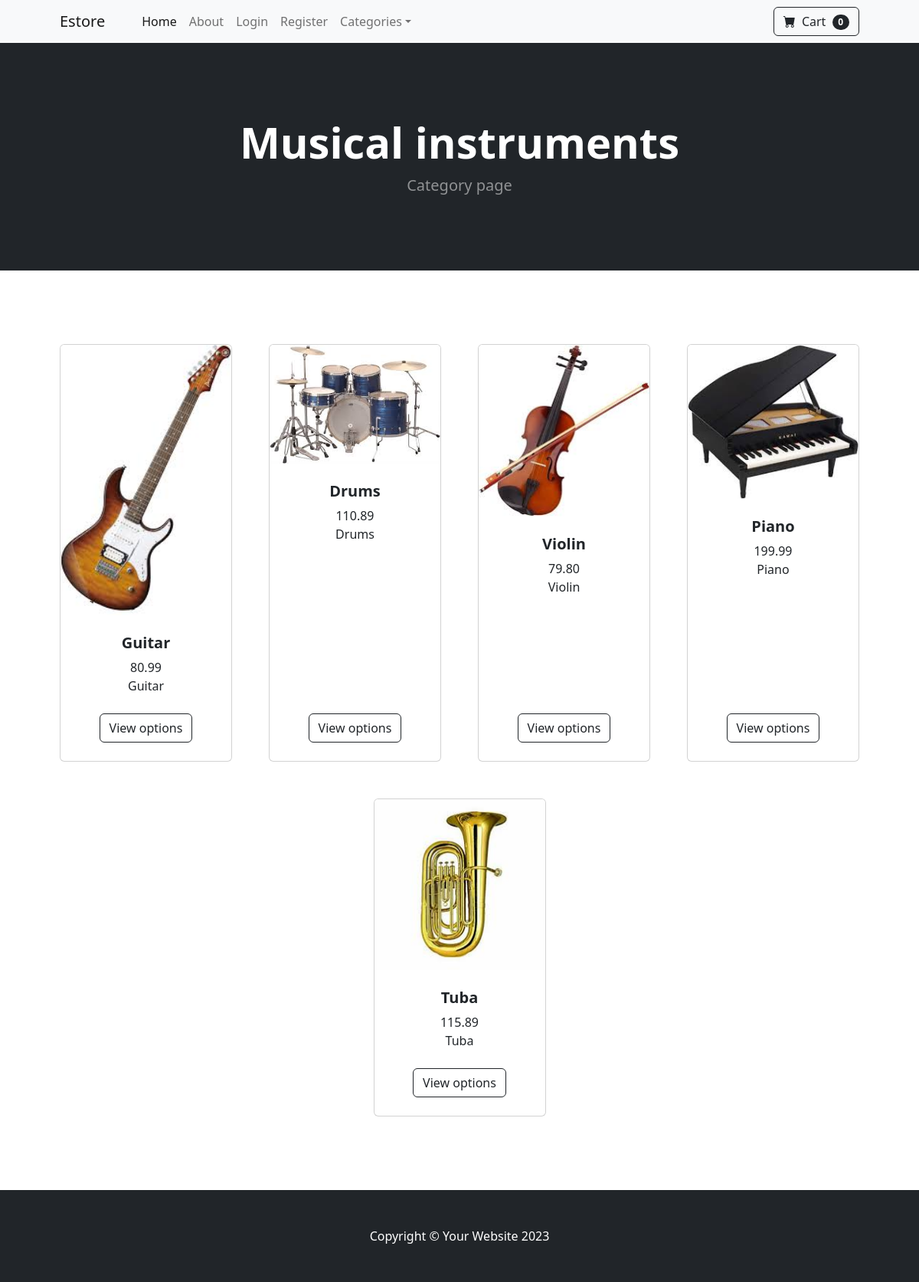
/category/Musical instruments/, run on an earlier commit of the app's database.
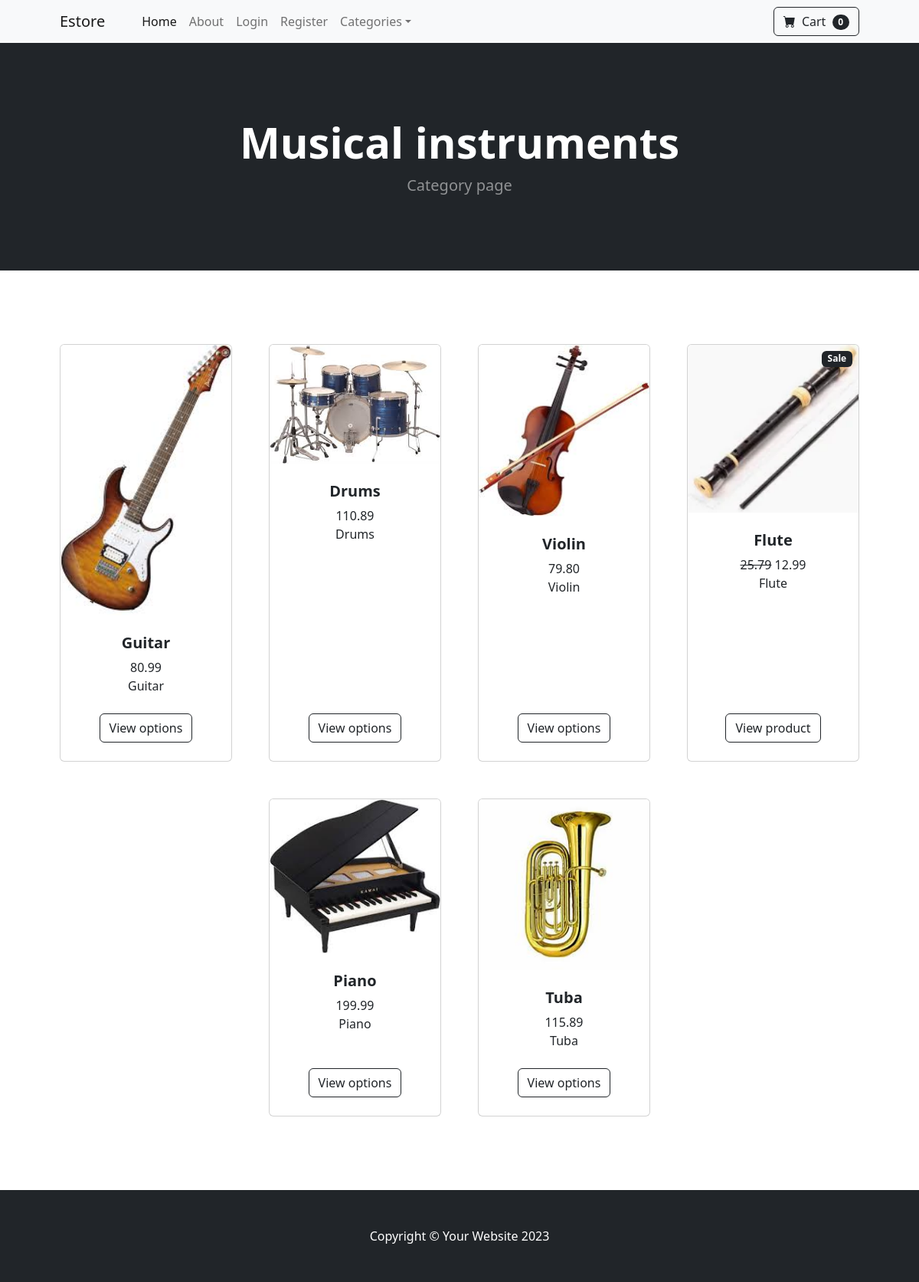
And on a later commit of the database.
### Estore/models.py (models this page shows, shortened)
class Product(models.Model):
    name = models.CharField(max_length=100)
    price = models.DecimalField(default=0, decimal_places=2, max_digits=7)
    category = models.ForeignKey(Category,on_delete=models.CASCADE,default = 1)
    description = models.CharField(max_length=1000,default = '',blank=True, null=True)
    image = models.ImageField(upload_to='upload/product/')
    is_sale = models.BooleanField(default = False)
    sale_price = models.DecimalField(default = 0 ,decimal_places= 2, max_digits=7)

### Estore/views.py (the view)
# urls.py: path('category/<str:nm>/',views.category, name="category"),
def category(request,nm):
    nm = nm.replace('-',' ')
    try:
        category = Category.objects.get(name = nm)
        products =Product.objects.filter(category  = category)
        return render(request, 'category.html',{'category':category, 'products':products})
    except:
        messages.error(request,('This category does not exist'))
        return redirect('home')

### Estore/models.py (called while the page is built)
    def __str__(self):
        return self.name

### cart/cart.py (called while the page is built)
    def __len__(self):#returns the length of the cart
        return len(self.cart)

### cart/context_processor.py (called while the page is built)
def cart(request):
    return {'cart': Cart(request)}

### Estore/templates/category.html
{% extends 'base.html' %}
{% block content %}
        <header class="bg-dark py-5">
            <div class="container px-4 px-lg-5 my-5">
                <div class="text-center text-white">
                    <h1 class="display-4 fw-bolder">{{ category }}</h1>
                    <p class="lead fw-normal text-white-50 mb-0">Category page</p>
                </div>
            </div>
        </header>
        <section class="py-5">
            <div class="container px-4 px-lg-5 mt-5">
                <div class="row gx-4 gx-lg-5 row-cols-2 row-cols-md-3 row-cols-xl-4 justify-content-center">
                    {% for product in products %}
                        {% if product.is_sale %}
                        <div class="col mb-5">
                            <div class="card h-100">
                                <div class="badge bg-dark text-white position-absolute" style="top: 0.5rem; right: 0.5rem">Sale</div>
                                <img class="card-img-top" src="{{product.image.url}}" alt="..." />
                                <div class="card-body p-4">
                                    <div class="text-center">
                                        <h5 class="fw-bolder">{{product.name}}</h5>
                                        <strike>{{product.price}}</strike>
                                        {{product.sale_price}}
                                        <br/>
                                        {{product.description}}
                                    </div>
                                </div>
                                <div class="card-footer p-4 pt-0 border-top-0 bg-transparent">
                                    <div class="text-center"><a class="btn btn-outline-dark mt-auto" href="{% url 'product' product.id %}">View product</a></div>
                                </div>
                            </div>
                        </div>
                        {% else %}
                        <div class="col mb-5">
                            <div class="card h-100">
                                <img class="card-img-top" src="{{product.image.url}}" alt="..." />
                                <div class="card-body p-4">
                                    <div class="text-center">
                                        <h5 class="fw-bolder">{{product.name}}</h5>
                                        {{product.price}}
                                        <br/>
                                        {{product.description}}
                                    </div>
                                </div>
                                <div class="card-footer p-4 pt-0 border-top-0 bg-transparent">
                                    <div class="text-center"><a class="btn btn-outline-dark mt-auto" href="{% url 'product' product.id %}">View options</a></div>
                                </div>
                            </div>
                        </div>
                        {% endif %}
                    {% endfor %}
                </div>
            </div>
        </section>
{% endblock %}

What changed in the data, as far as the page shows it:
now on this page (row edited): Product: image (picture), name "Flute", price "25.79", sale_price "12.99", description "Flute"
